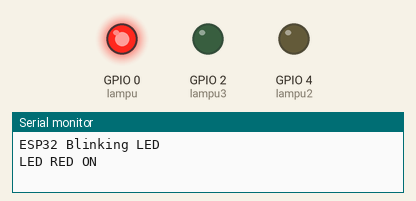
Simulated run of this program. Board: ESP32. Shown: output pins drawn as LEDs (lit = HIGH), the last lines printed to the serial monitor.

Above: at 1.0 s.
At 2.5 s:
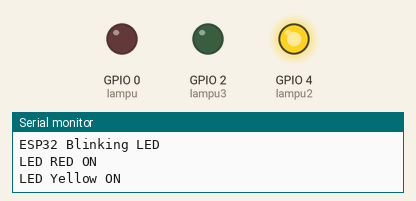
At 4.0 s:
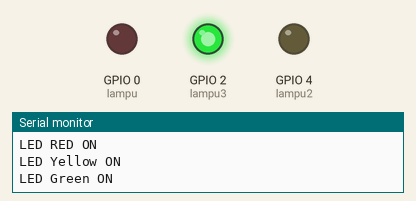
Timing chart, 0 to 6.5 s (numbered marks = the images above):
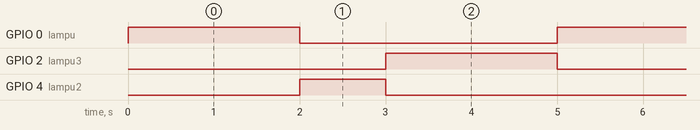

The program:

main.cpp
```cpp
#include <Arduino.h>  // Wajib untuk PlatformIO + ESP32


// Deklarasi pin LED
int lampu = 0; // LED Merah
int lampu2 = 4; // LED Kuning
int lampu3 = 2; // LED Hijau


void setup() {
    Serial.begin(115200);  // Inisialisasi komunikasi Serial
    Serial.println("ESP32 Blinking LED");


    // Atur pin sebagai OUTPUT
    pinMode(lampu, OUTPUT);
    pinMode(lampu2, OUTPUT);
    pinMode(lampu3, OUTPUT);
}


void loop() {
    // Menyalanya lampu merah
    digitalWrite(lampu, HIGH);
    digitalWrite(lampu2, LOW);
    digitalWrite(lampu3, LOW);
    Serial.println("LED RED ON");

    delay(2000);

    // Menyalanya lampu kuning
    digitalWrite(lampu, LOW);
    digitalWrite(lampu2, HIGH);
    digitalWrite(lampu3, LOW);
    Serial.println("LED Yellow ON");

    delay(1000);

    // Menyalanya lampu hijau
    digitalWrite(lampu, LOW);
    digitalWrite(lampu2, LOW);
    digitalWrite(lampu3, HIGH);
    Serial.println("LED Green ON");

    delay(2000);
}
```

Measured:
- by itself, GPIO 0 (lampu), GPIO 2 (lampu3): alternates HIGH for 2.0 s and LOW for 3.0 s
- by itself, GPIO 4 (lampu2): alternates HIGH for 1.0 s and LOW for 4.0 s
- by itself, everything shown: repeats every 5.0 s, in 3 steps
